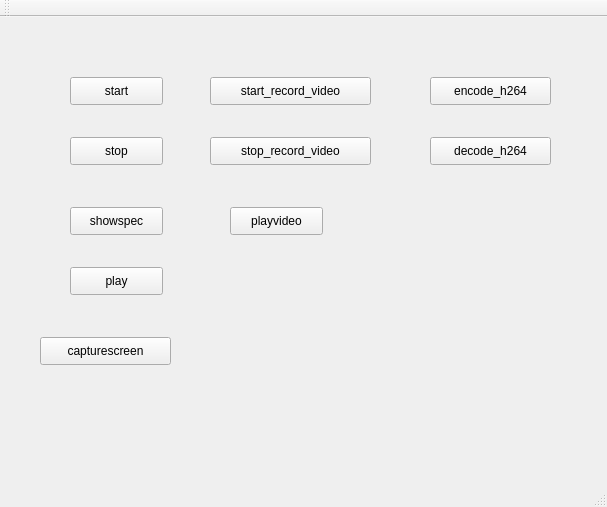
<?xml version="1.0" encoding="UTF-8"?>
<ui version="4.0">
 <class>QRecordAudioClass</class>
 <widget class="QMainWindow" name="QRecordAudioClass">
  <property name="geometry">
   <rect>
    <x>0</x>
    <y>0</y>
    <width>607</width>
    <height>507</height>
   </rect>
  </property>
  <property name="windowTitle">
   <string>QRecordAudio</string>
  </property>
  <widget class="QWidget" name="centralWidget">
   <widget class="QPushButton" name="btn_start">
    <property name="geometry">
     <rect>
      <x>70</x>
      <y>60</y>
      <width>93</width>
      <height>28</height>
     </rect>
    </property>
    <property name="text">
     <string>start</string>
    </property>
   </widget>
   <widget class="QPushButton" name="btn_stop">
    <property name="geometry">
     <rect>
      <x>70</x>
      <y>120</y>
      <width>93</width>
      <height>28</height>
     </rect>
    </property>
    <property name="text">
     <string>stop</string>
    </property>
   </widget>
   <widget class="QPushButton" name="btn_showspec">
    <property name="geometry">
     <rect>
      <x>70</x>
      <y>190</y>
      <width>93</width>
      <height>28</height>
     </rect>
    </property>
    <property name="text">
     <string>showspec</string>
    </property>
   </widget>
   <widget class="QPushButton" name="BTN_SART_RECORD_VIDEO">
    <property name="geometry">
     <rect>
      <x>210</x>
      <y>60</y>
      <width>161</width>
      <height>28</height>
     </rect>
    </property>
    <property name="text">
     <string>start_record_video</string>
    </property>
   </widget>
   <widget class="QPushButton" name="BTN_STOP_RECORD_VIDEO">
    <property name="geometry">
     <rect>
      <x>210</x>
      <y>120</y>
      <width>161</width>
      <height>28</height>
     </rect>
    </property>
    <property name="text">
     <string>stop_record_video</string>
    </property>
   </widget>
   <widget class="QPushButton" name="BTN_SDLPLAY">
    <property name="geometry">
     <rect>
      <x>70</x>
      <y>250</y>
      <width>93</width>
      <height>28</height>
     </rect>
    </property>
    <property name="text">
     <string>play</string>
    </property>
   </widget>
   <widget class="QPushButton" name="BTN_PLAY_VIDEO">
    <property name="geometry">
     <rect>
      <x>230</x>
      <y>190</y>
      <width>93</width>
      <height>28</height>
     </rect>
    </property>
    <property name="text">
     <string>playvideo</string>
    </property>
   </widget>
   <widget class="QPushButton" name="BTN_ENCODE_H264">
    <property name="geometry">
     <rect>
      <x>430</x>
      <y>60</y>
      <width>121</width>
      <height>28</height>
     </rect>
    </property>
    <property name="text">
     <string>encode_h264</string>
    </property>
   </widget>
   <widget class="QPushButton" name="BTN_DECODE_H264">
    <property name="geometry">
     <rect>
      <x>430</x>
      <y>120</y>
      <width>121</width>
      <height>28</height>
     </rect>
    </property>
    <property name="text">
     <string>decode_h264</string>
    </property>
   </widget>
   <widget class="QPushButton" name="BTN_CAPTURE_SCREEN">
    <property name="geometry">
     <rect>
      <x>40</x>
      <y>320</y>
      <width>131</width>
      <height>28</height>
     </rect>
    </property>
    <property name="text">
     <string>capturescreen</string>
    </property>
   </widget>
  </widget>
  <widget class="QMenuBar" name="menuBar">
   <property name="geometry">
    <rect>
     <x>0</x>
     <y>0</y>
     <width>607</width>
     <height>26</height>
    </rect>
   </property>
  </widget>
  <widget class="QToolBar" name="mainToolBar">
   <attribute name="toolBarArea">
    <enum>TopToolBarArea</enum>
   </attribute>
   <attribute name="toolBarBreak">
    <bool>false</bool>
   </attribute>
  </widget>
  <widget class="QStatusBar" name="statusBar"/>
 </widget>
 <layoutdefault spacing="6" margin="11"/>
 <resources>
  <include location="QRecordAudio.qrc"/>
 </resources>
 <connections/>
</ui>
